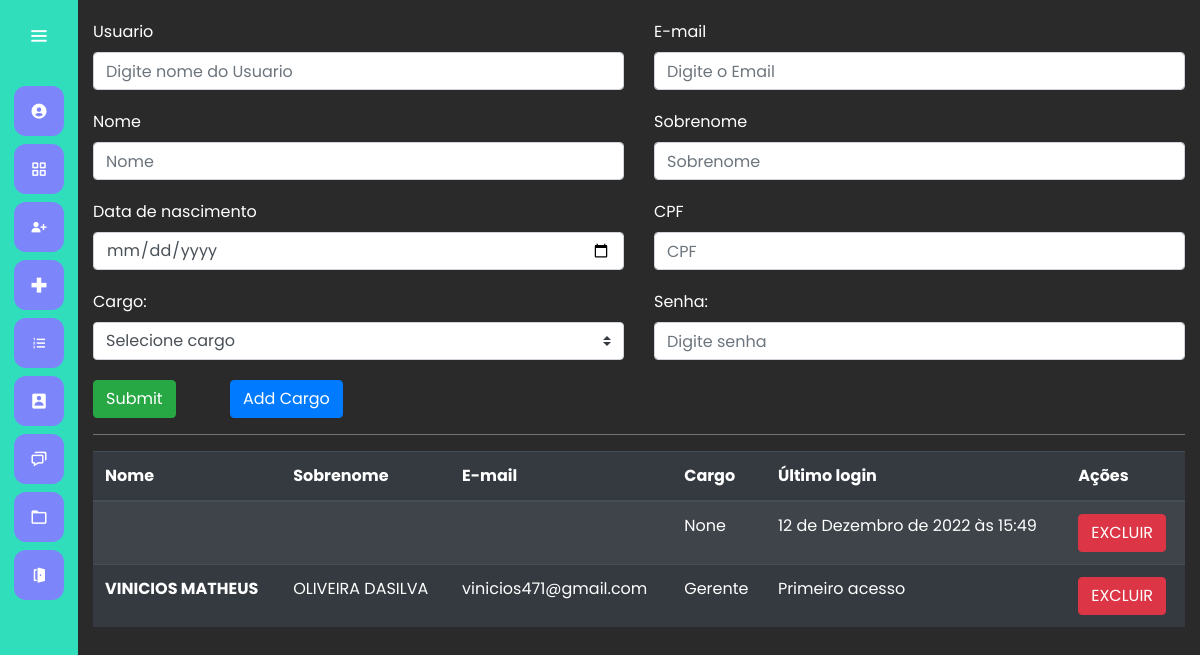
/cadastrar_usuario/, run on an earlier commit of the app's database.
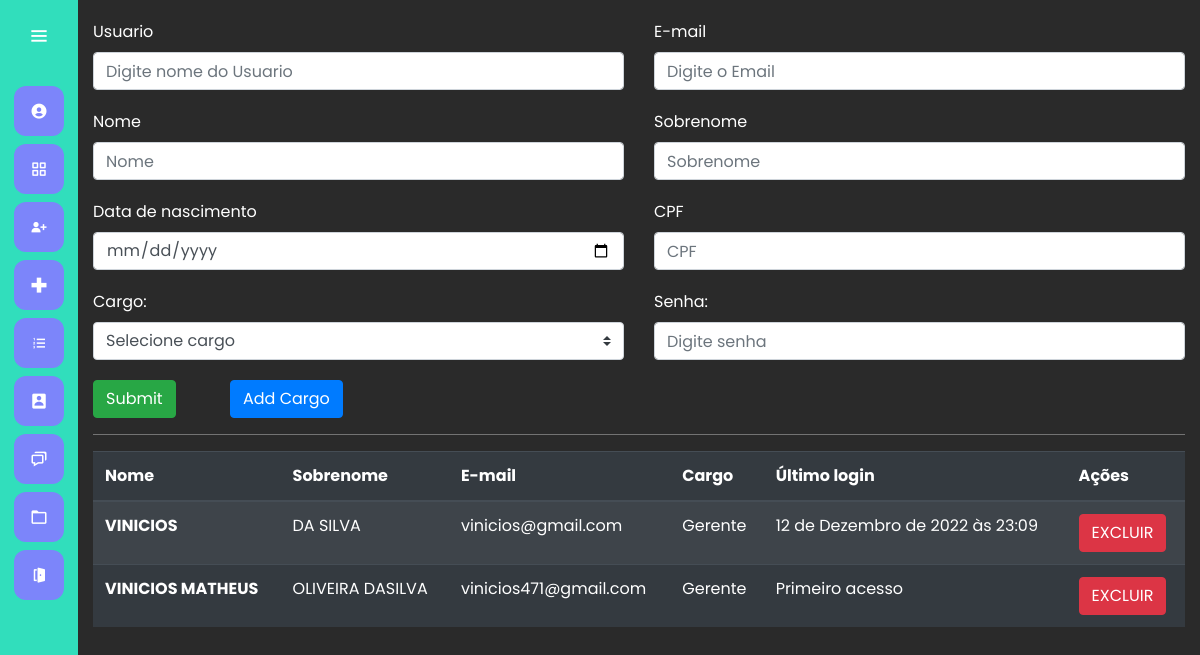
And on a later commit of the database.
### users/models.py (models this page shows)
class Users(AbstractUser):
    cargo = models.ForeignKey(Cargo, on_delete=models.CASCADE, null=True)
    cpf = models.CharField(max_length=12, blank=True)
    data_nascimento = models.DateField(blank=True, null=True)

class Cargo(models.Model):
    nome = models.CharField(max_length=50)
    def __str__(self) -> str:
        return self.nome

### users/views.py (the view, shortened to what this page needs)
# urls.py: path('cadastrar_usuario/', views.cadastro_usuario, name="cadastrar_usuario"),
@has_permission_decorator('cadastrar_recepcionista')
def cadastro_usuario(request):
    cargo = Cargo.objects.all()
    if request.method == 'GET':
        users = Users.objects.all()
        return render(request, 'cadastro_usuario.html', {'users': users, 'cargo':cargo})

### users/templates/cadastro_usuario.html (shortened to what this page needs)
{% extends 'base.html' %}
{% load bootstrap4 %}
{% load static %}
{% block 'head' %}
    <link rel="stylesheet" href="{% static 'cadastro/css/cadastro_usuarios.css' %}">
{% endblock %}
{% block 'dashboard'%}
    <div class="container container-cadastro">
        <form class="" action="{% url 'cadastrar_usuario' %}" method="POST">{% csrf_token %}
            <div class="row">
                <div class="col-md">
                    <label class="mr-sm-2">Usuario</label>
                    <input type="text" placeholder="Digite nome do Usuario" name="usuario" class="form-control">
                </div>
                <div class="col-md">
                    <label for="email" class="mr-sm-2">E-mail</label>
                    <input type="email" placeholder="Digite o Email" name="email" class="form-control">
                </div>
            </div>
            <div class="row">
                <div class="col-md">
                    <label class="mr-sm-2">Nome</label>
                    <input type="text" placeholder="Nome" name="nome" class="form-control">
                </div>
                <div class="col-md">
                    <label for="Sobrenome" class="mr-sm-2">Sobrenome</label>
                    <input type="text" placeholder="Sobrenome" name="sobrenome" class="form-control">
                </div>
            </div>
            <div class="row">
                <div class="col-md">
                    <label class="mr-sm-2">Data de nascimento</label>
                    <input type="date" placeholder="" name="data_nascimento" class="form-control">
                </div>
                <div class="col-md">
                    <label for="Sobrenome" class="mr-sm-2">CPF</label>
                    <input oninput="mascara(this)" type="text" class="form-control" name="cpf" placeholder="CPF">
                </div>
            </div>
            <div class="row">
                <div class="col-md">
                    <label class="mr-sm-2">Cargo:</label>
                    <select class="browser-default custom-select" name="cargo">
                        <option selected>Selecione cargo</option>
                      </select>
                </div>
                <div class="col-md">
                    <label for="pwd">Senha:</label>
                    <input type="password" placeholder="Digite senha" name="senha" class="form-control">
                </div>
            </div>
                <div class="botao">
                    <input type="submit" class="btn btn-success" style="margin-right:50px ;">
                    <button type="button" class="btn btn-primary" data-toggle="modal" data-target="#modalExemplo" style="margin-right:50px ;">
                        Add Cargo
                    </button>
                </div>
        </form>
        <hr class="bg-hr">
        <table class="table table-striped table-dark">
            <thead>
                <tr>
                    <th scope="col">Nome</th>
                    <th scope="col">Sobrenome</th>
                    <th scope="col">E-mail</th>
                    <th scope="col">Cargo</th>
                    <th scope="col">Último login</th>
                    <th scope="col">Ações</th>
                </tr>
            </thead>
            <tbody>
                {% for user in users %}
                    <tr>
                        <th>{{user.first_name}}</th>
                        <td>{{user.last_name}}</td>
                        <td>{{user.email}}</td>
                        <td>{{user.cargo}}</td>
                        <td>{% if not user.last_login %}
                                Primeiro acesso
                            {% else %}
                                {{user.last_login}}
                            {% endif %}
                        </td>
                        <td>
                            <a href="{% url 'excluir_usuario' user.id%}" class="btn btn-danger">EXCLUIR</a>
                        </td>
                    </tr>
                {% endfor %}
            </tbody>
            </table>
    </div>
{% endblock %}

What changed in the data, as far as the page shows it:
changed Users: first_name (not shown) → "VINICIOS"; last_name (not shown) → "DA SILVA"; email (not shown) → "vinicios@gmail.com"; cargo "None" → "Gerente"; last_login "12 de Dezembro de 2022 às 15:49" → "12 de Dezembro de 2022 às 23:09"
